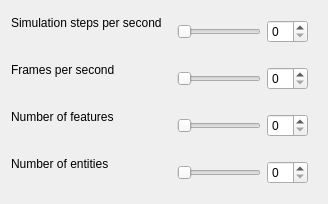
<?xml version="1.0" encoding="UTF-8"?>
<ui version="4.0">
 <class>Form</class>
 <widget class="QWidget">
  <layout class="QFormLayout">

   <item row="0" column="0">
    <widget class="QLabel">
     <property name="text">
      <string>Simulation steps per second</string>
     </property>
    </widget>
   </item>
   <item row="0" column="1">
    <widget class="QWidget">
     <layout class="QHBoxLayout">
      <item>
       <widget class="QSlider" name="kcfg_sps">
        <property name="orientation">
         <enum>Qt::Horizontal</enum>
        </property>
       </widget>
      </item>
      <item>
       <widget class="QSpinBox" name="sps_spinbox"/>
      </item>
     </layout>
    </widget>
   </item>

   <item row="1" column="0">
    <widget class="QLabel">
     <property name="text">
      <string>Frames per second</string>
     </property>
    </widget>
   </item>
   <item row="1" column="1">
    <widget class="QWidget">
     <layout class="QHBoxLayout">
      <item>
       <widget class="QSlider" name="kcfg_fps">
        <property name="orientation">
         <enum>Qt::Horizontal</enum>
        </property>
       </widget>
      </item>
      <item>
       <widget class="QSpinBox" name="fps_spinbox"/>
      </item>
     </layout>
    </widget>
   </item>

   <item row="2" column="0">
    <widget class="QLabel">
     <property name="text">
      <string>Number of features</string>
     </property>
    </widget>
   </item>
   <item row="2" column="1">
    <widget class="QWidget">
     <layout class="QHBoxLayout">
      <item>
       <widget class="QSlider" name="kcfg_features">
        <property name="orientation">
         <enum>Qt::Horizontal</enum>
        </property>
       </widget>
      </item>
      <item>
       <widget class="QSpinBox" name="features_spinbox"/>
      </item>
     </layout>
    </widget>
   </item>

   <item row="3" column="0">
    <widget class="QLabel">
     <property name="text">
      <string>Number of entities</string>
     </property>
    </widget>
   </item>
   <item row="3" column="1">
    <widget class="QWidget">
     <layout class="QHBoxLayout">
      <item>
       <widget class="QSlider" name="kcfg_entities">
        <property name="orientation">
         <enum>Qt::Horizontal</enum>
        </property>
       </widget>
      </item>
      <item>
       <widget class="QSpinBox" name="entities_spinbox"/>
      </item>
     </layout>
    </widget>
   </item>

  </layout>
 </widget>
 <resources/>
 <connections>
  <connection>
   <sender>kcfg_sps</sender>
   <signal>valueChanged(int)</signal>
   <receiver>sps_spinbox</receiver>
   <slot>setValue(int)</slot>
  </connection>
  <connection>
   <sender>sps_spinbox</sender>
   <signal>valueChanged(int)</signal>
   <receiver>kcfg_sps</receiver>
   <slot>setValue(int)</slot>
  </connection>
  <connection>
   <sender>kcfg_fps</sender>
   <signal>valueChanged(int)</signal>
   <receiver>fps_spinbox</receiver>
   <slot>setValue(int)</slot>
  </connection>
  <connection>
   <sender>fps_spinbox</sender>
   <signal>valueChanged(int)</signal>
   <receiver>kcfg_fps</receiver>
   <slot>setValue(int)</slot>
  </connection>
  <connection>
   <sender>kcfg_features</sender>
   <signal>valueChanged(int)</signal>
   <receiver>features_spinbox</receiver>
   <slot>setValue(int)</slot>
  </connection>
  <connection>
   <sender>features_spinbox</sender>
   <signal>valueChanged(int)</signal>
   <receiver>kcfg_features</receiver>
   <slot>setValue(int)</slot>
  </connection>
  <connection>
   <sender>kcfg_entities</sender>
   <signal>valueChanged(int)</signal>
   <receiver>entities_spinbox</receiver>
   <slot>setValue(int)</slot>
  </connection>
  <connection>
   <sender>entities_spinbox</sender>
   <signal>valueChanged(int)</signal>
   <receiver>kcfg_entities</receiver>
   <slot>setValue(int)</slot>
  </connection>
 </connections>
</ui>
